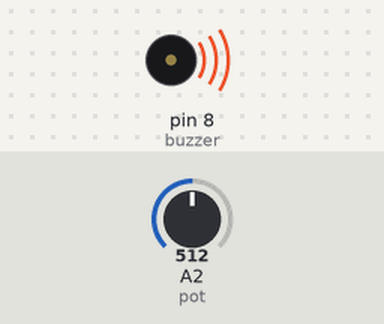
A sketch run on a simulated Arduino Uno, built with avr-gcc and run on an emulated ATmega328P. Parts: buzzer (waves = sounding). The inputs (shaded band) are chosen by the test bench; at power-on: A2 (pot) = 512.

Above: at 1.65 s.
1.7 s: A2 (pot) set to 0
At 2.45 s:
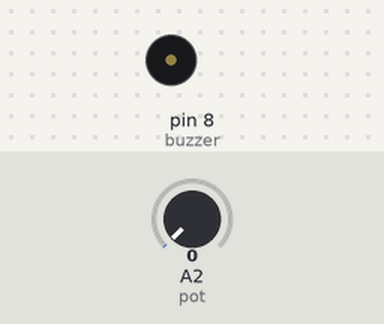
5.2 s: A2 (pot) set to 122
Timing chart, 0 to 14.7 s (numbered marks = the images above; inputs shaded):
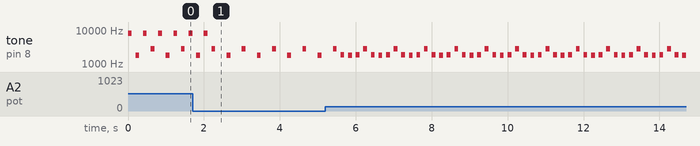

Measured:
- by itself, tone on pin 8 (buzzer): repeats every 0.80 s: silent 0.10 s, 1884 Hz 0.10 s, silent 0.10 s, 1800 Hz 0.10 s, silent 0.10 s, 1884 Hz 0.10 s, silent 0.10 s, 2800 Hz 0.10 s

The sketch:

buzzer.ino
```cpp
const int buzzer = 8;
const int pot = A2;
int potValue;

void setup() {
  // put your setup code here, to run once:
  pinMode(pot, INPUT);
}

void loop() {
  // put your main code here, to run repeatedly:
  /*for (int i = 0; i < 15805; i++){
    tone(buzzer, i);
    delay(50);
  }*/
  potValue = analogRead(pot);

  int newValue = map(potValue, 0, 1023, 0, 15804);

  tone(buzzer, newValue);
  delay(100);
  noTone(buzzer);
  delay(100);
  tone(buzzer, 1800);
  delay(100);
  noTone(buzzer);
  delay(100);
  tone(buzzer, newValue);
  delay(100);
  noTone(buzzer);
  delay(100);
  tone(buzzer, 2800);
  delay(100);
  noTone(buzzer);
  delay(100);


}
```
